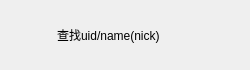
<?xml version="1.0" encoding="UTF-8"?>
<ui version="4.0">
 <class>AddUserItem</class>
 <widget class="QWidget" name="AddUserItem">
  <property name="geometry">
   <rect>
    <x>0</x>
    <y>0</y>
    <width>250</width>
    <height>70</height>
   </rect>
  </property>
  <property name="minimumSize">
   <size>
    <width>250</width>
    <height>70</height>
   </size>
  </property>
  <property name="maximumSize">
   <size>
    <width>250</width>
    <height>70</height>
   </size>
  </property>
  <property name="windowTitle">
   <string>Form</string>
  </property>
  <layout class="QHBoxLayout" name="horizontalLayout">
   <item>
    <widget class="QLabel" name="add_tip">
     <property name="minimumSize">
      <size>
       <width>40</width>
       <height>40</height>
      </size>
     </property>
     <property name="maximumSize">
      <size>
       <width>40</width>
       <height>40</height>
      </size>
     </property>
     <property name="text">
      <string/>
     </property>
    </widget>
   </item>
   <item>
    <widget class="QLabel" name="message_tip">
     <property name="text">
      <string>查找uid/name(nick)</string>
     </property>
    </widget>
   </item>
   <item>
    <widget class="QLabel" name="right_tip">
     <property name="minimumSize">
      <size>
       <width>30</width>
       <height>30</height>
      </size>
     </property>
     <property name="maximumSize">
      <size>
       <width>30</width>
       <height>30</height>
      </size>
     </property>
     <property name="text">
      <string/>
     </property>
    </widget>
   </item>
  </layout>
 </widget>
 <resources/>
 <connections/>
</ui>
